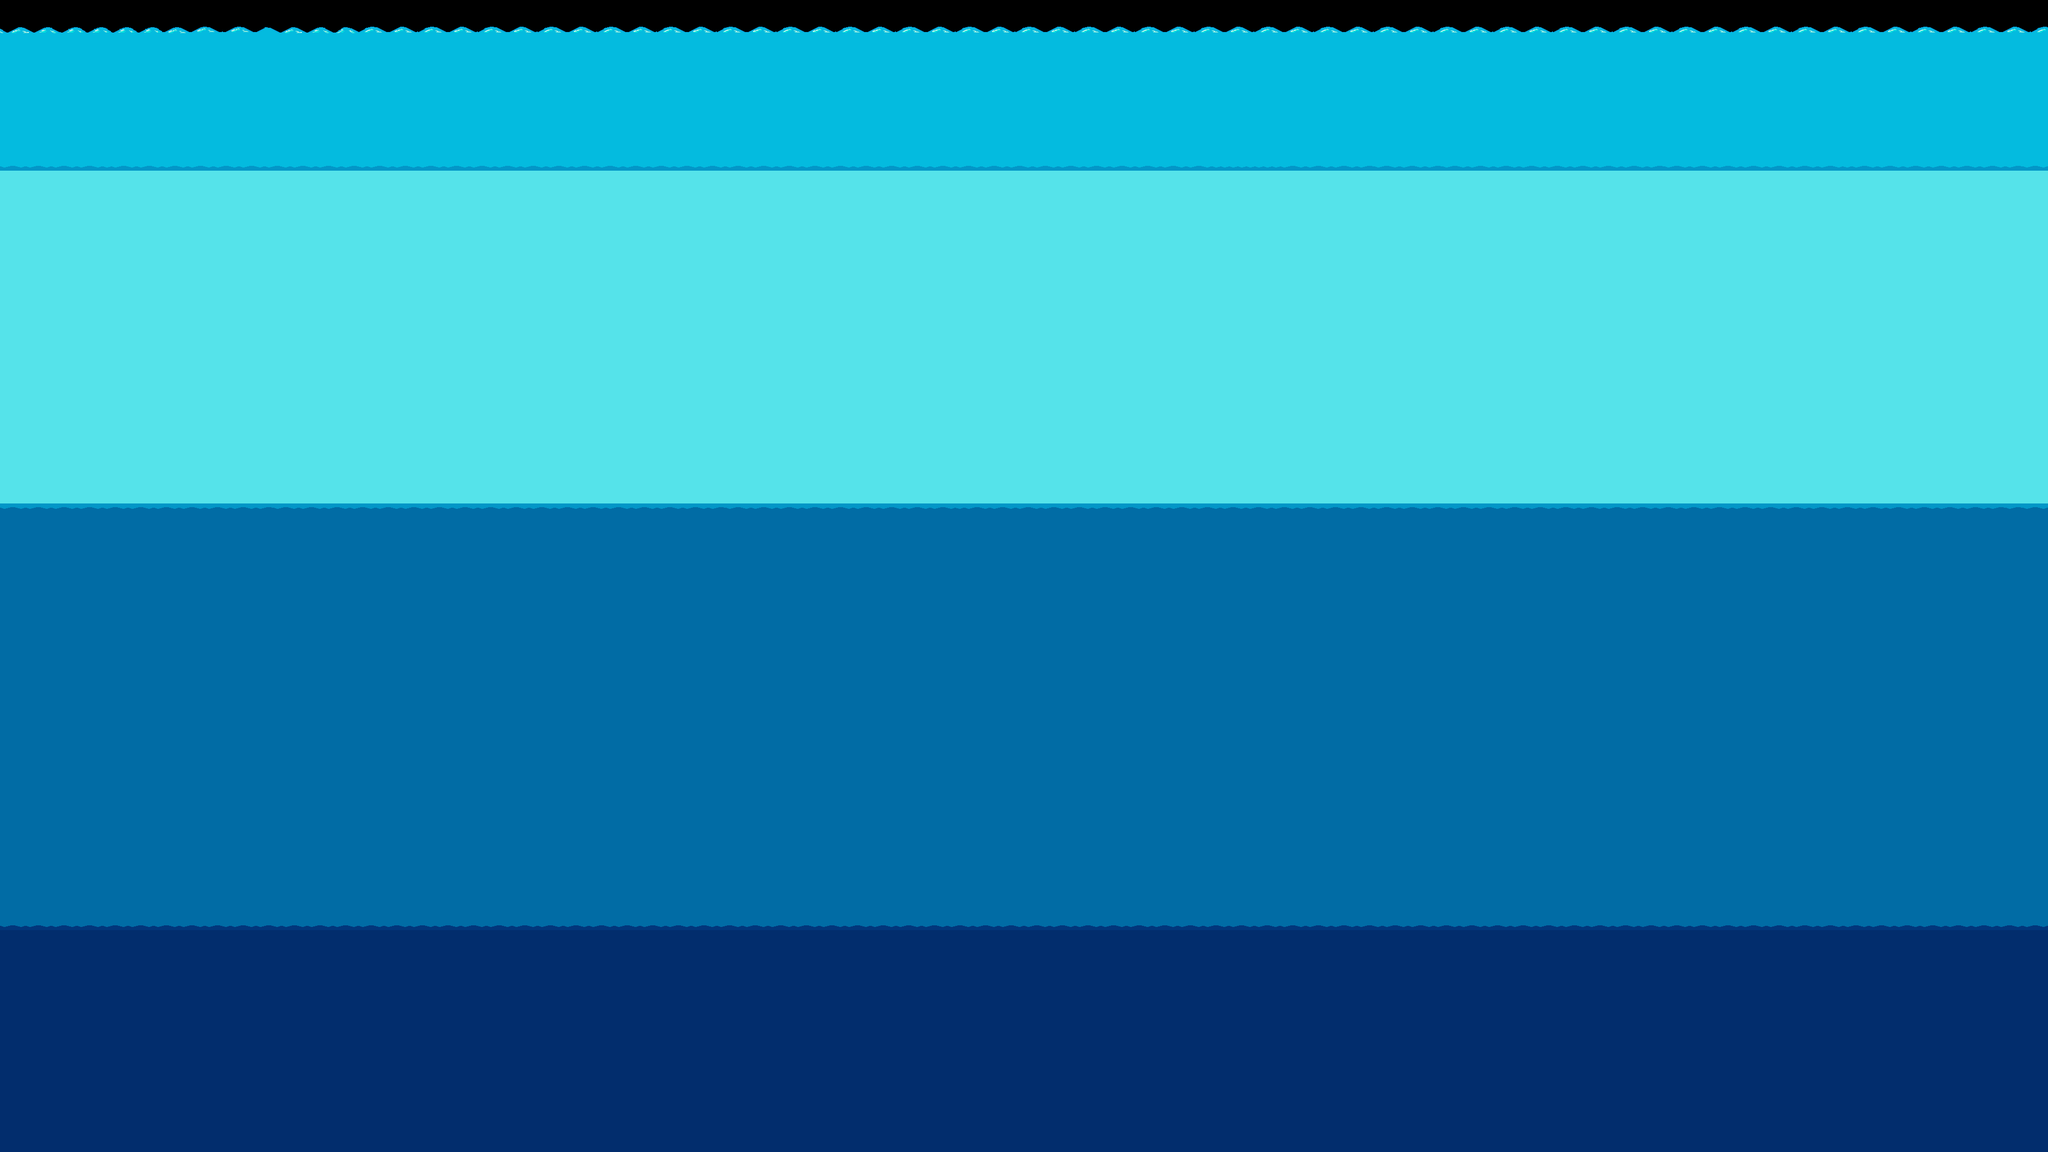

This game map was drawn from its Tiled (.tmx) file and the tilesets committed beside it. A one-line description and the trimmed map source follow:
An orthogonal 240x135 tile map with 16x16 px tiles, 2 tile layers (Tile Layer 1, Tile Layer 2), 3 tilesets and 14 objects.

<map version="1.10" tiledversion="1.10.2" orientation="orthogonal" renderorder="right-down" width="240" height="135" tilewidth="16" tileheight="16" infinite="0" nextlayerid="5" nextobjectid="19">
 <tileset firstgid="1" name="wave-animation-Sheet" tilewidth="16" tileheight="16" tilecount="160" columns="8">
  <image source="water/wave-animation-Sheet.png" width="128" height="320" />
 </tileset>
 <tileset firstgid="161" name="tone-blend-Sheet" tilewidth="16" tileheight="16" tilecount="9" columns="3">
  <image source="water/tone-blend-Sheet.png" width="48" height="48" />
 </tileset>
 <tileset firstgid="170" name="ocean-shades" tilewidth="16" tileheight="16" tilecount="512" columns="64">
  <image source="water/ocean-shades.png" width="1024" height="128" />
 </tileset>
 <layer id="1" name="Tile Layer 1" width="240" height="135">
  <data>[32400 cells, 31680 non-empty, 169 distinct tile ids]</data>
 </layer>
 <objectgroup id="2" name="Spawn Point">
  <object id="1" x="52" y="180">
   <point />
  </object>
 </objectgroup>
 <layer id="4" name="Tile Layer 2" width="240" height="135">
  <data>[32400 cells, 0 non-empty, 0 distinct tile ids]</data>
 </layer>
 <objectgroup id="3" name="Waste Spawn">
  <object id="4" x="206.667" y="86.6667">
   <point />
  </object>
  <object id="5" x="472" y="84">
   <point />
  </object>
  <object id="6" x="758" y="128">
   <point />
  </object>
  <object id="7" x="1032" y="88">
   <point />
  </object>
  <object id="8" x="1166" y="102">
   <point />
  </object>
  <object id="9" x="1490" y="82">
   <point />
  </object>
  <object id="10" x="2122" y="88">
   <point />
  </object>
  <object id="11" x="1856" y="140">
   <point />
  </object>
  <object id="12" x="2698" y="86">
   <point />
  </object>
  <object id="13" x="2478" y="80">
   <point />
  </object>
  <object id="14" x="3042" y="84">
   <point />
  </object>
  <object id="15" x="3358" y="98">
   <point />
  </object>
  <object id="16" x="3616" y="86">
   <point />
  </object>
 </objectgroup>
</map>
